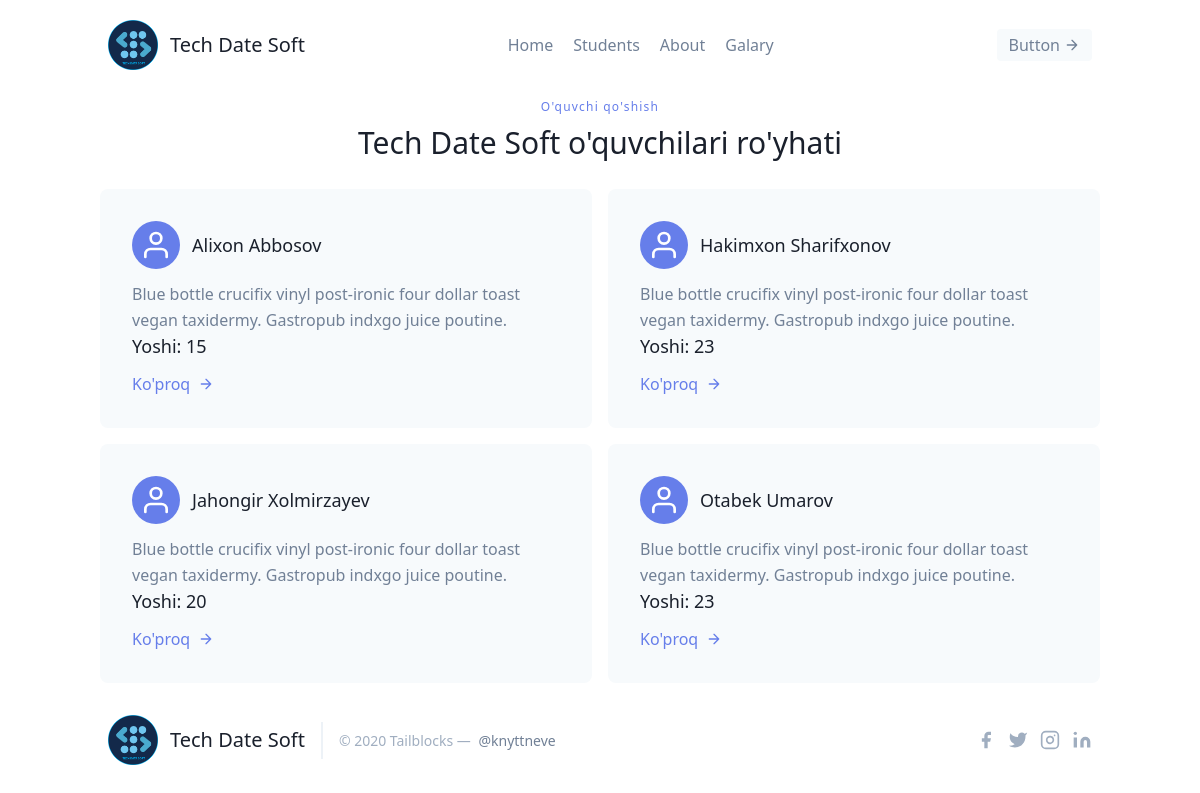
The page /leads/ on the database as committed earlier.
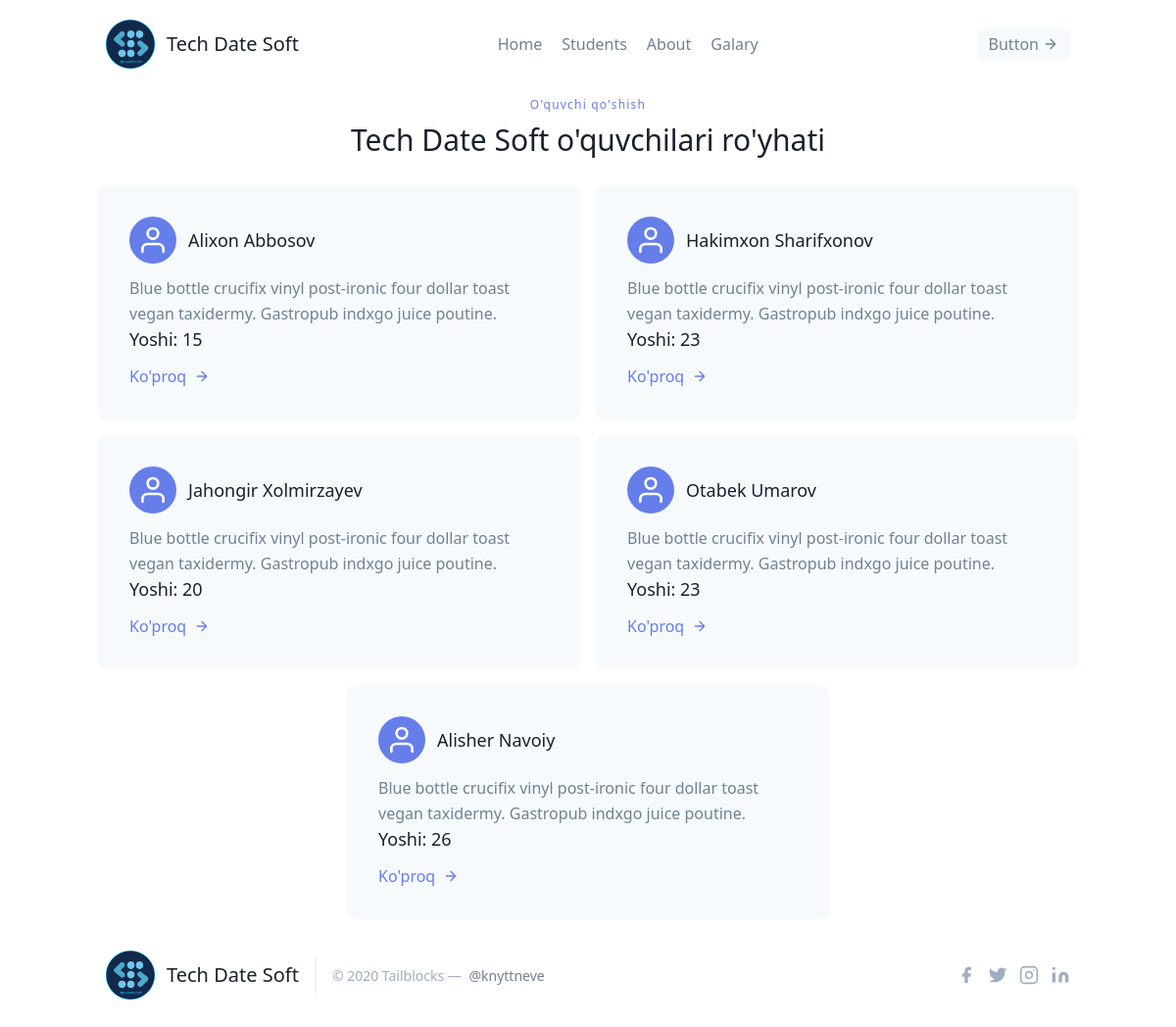
The same page on the database as committed later.
### students/models.py (models this page shows, shortened)
class Student(models.Model):
    ism = models.CharField(max_length=15)
    famila = models.CharField(max_length=15)
    yosh = models.IntegerField(default=0)
    teacher = models.ForeignKey("Teacher", on_delete=models.CASCADE)

### students/views.py (the view)
# urls.py: path('', StudentListView.as_view(), name="student_lists"),
class StudentListView(ListView):
    template_name = "student/student_lists.html"
    queryset = models.Student.objects.all()
    context_object_name = "leads"

### students/templates/student/student_lists.html (shortened to what this page needs)
{% extends 'main.html' %}
{% block content%}
<section class="text-gray-600 body-font">
    <div class="container px-5 py-2 mx-auto">
        <div class="flex flex-col text-center w-full mb-8">
            <h2 class="text-xs text-indigo-500 tracking-widest font-medium title-font mb-1">
                <a href="{% url 'leads:student_create' %}">O'quvchi qo'shish</a>
            </h2>
            <h1 class="sm:text-3xl text-2xl font-medium title-font text-gray-900">Tech Date Soft o'quvchilari ro'yhati</h1>
        </div>
        <div class="flex flex-wrap -m-4 justify-center">
            {% for lead in leads %}
            <div class="p-2 md:w-1/2">
                <div class="flex rounded-lg h-full bg-gray-100 p-8 flex-col">
                    <div class="flex items-center mb-3">
                        <div
                            class="w-12 h-12 mr-3 inline-flex items-center justify-center rounded-full bg-indigo-500 text-white flex-shrink-0">
                            <svg fill="none" stroke="currentColor" stroke-linecap="round" stroke-linejoin="round"
                                stroke-width="2" class="w-8 h-8" viewBox="0 0 24 24">
                                <path d="M20 21v-2a4 4 0 00-4-4H8a4 4 0 00-4 4v2"></path>
                                <circle cx="12" cy="7" r="4"></circle>
                            </svg>
                        </div>
                        <a href="{% url 'leads:student_details' lead.pk %}">
                            <h2 class="text-gray-900 text-lg title-font font-medium">{{ lead.ism }} {{ lead.famila }}
                            </h2>
                        </a>
                    </div>
                    <div class="flex-grow">
                        <p class="leading-relaxed text-base">Blue bottle crucifix vinyl post-ironic four dollar toast
                            vegan taxidermy. Gastropub indxgo juice poutine.</p>
                        <h4 class="text-gray-900 text-lg title-font font-medium">Yoshi: {{ lead.yosh }}</h4>
                        <a href="{% url 'leads:student_details' lead.pk %}" class="mt-3 text-indigo-500 inline-flex items-center">Ko'proq
                            <svg fill="none" stroke="currentColor" stroke-linecap="round" stroke-linejoin="round"
                                stroke-width="2" class="w-4 h-4 ml-2" viewBox="0 0 24 24">
                                <path d="M5 12h14M12 5l7 7-7 7"></path>
                            </svg>
                        </a>
                    </div>
                </div>
            </div>
            {% endfor %}
        </div>
    </div>
</section>
{% endblock %}

Rows that differ between the two databases and show on the page:
added Student: ism "Alisher", famila "Navoiy", yosh "26"
